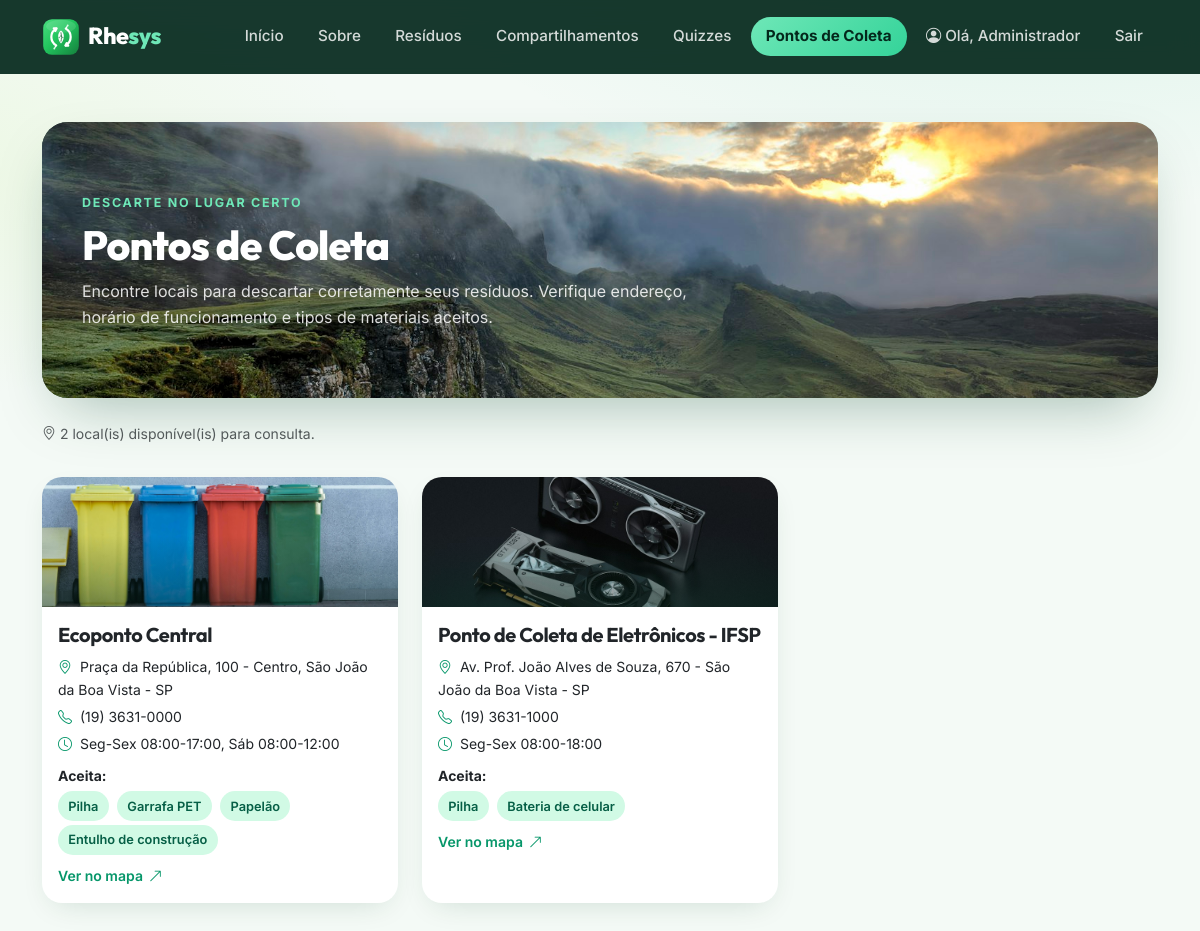
Screenshot of /pages/pontos_coleta.php (signed in) with the database file from the repository.
### tables this page shows
CREATE TABLE ponto_coleta (
    id_ponto INT AUTO_INCREMENT PRIMARY KEY,
    nome VARCHAR(150) NOT NULL,
    endereco VARCHAR(255),
    latitude DECIMAL(10, 7),
    longitude DECIMAL(10, 7),
    telefone VARCHAR(20),
    horario_funcionamento VARCHAR(150)
);

### pages/pontos_coleta.php (the view, shortened to what this page needs)
<?php
require_once __DIR__ . '/../config/conexao.php';
require __DIR__ . '/../includes/header.php';
function foto_ponto($nome) {
    $n = mb_strtolower((string) $nome, 'UTF-8');
    if (mb_strpos($n, 'eletr') !== false) {
        return BASE_URL . 'img/fotos/eletronicos.jpg';
    }
    return BASE_URL . 'img/fotos/coleta.jpg';
}
$sql = "SELECT p.*, GROUP_CONCAT(r.nome SEPARATOR ', ') AS residuos_aceitos
        FROM ponto_coleta p
        LEFT JOIN residuo_ponto_coleta rpc ON p.id_ponto = rpc.id_ponto
        LEFT JOIN residuo r ON rpc.id_residuo = r.id_residuo
        GROUP BY p.id_ponto
        ORDER BY p.nome";
$stmt = $pdo->query($sql);
$pontos = $stmt->fetchAll();
?>
<section class="band reveal">
    <img class="band-bg" src="<?php echo BASE_URL; ?>img/fotos/montanhas.jpg" alt="Paisagem verde de montanhas ao amanhecer">
    <span class="crumb">Descarte no lugar certo</span>
    <h1 class="mt-2">Pontos de Coleta</h1>
    <p class="mt-2">
        Encontre locais para descartar corretamente seus resíduos. Verifique endereço,
        horário de funcionamento e tipos de materiais aceitos.
    </p>
</section>
<?php if (count($pontos) === 0): ?>
    <div class="alert alert-info mt-4">Nenhum ponto de coleta cadastrado no momento.</div>
<?php else: ?>
    <p class="text-muted small mt-4 mb-0">
        <i class="bi bi-geo-alt"></i>
        <?php echo count($pontos); ?> local(is) disponível(is) para consulta.
    </p>
    <div class="row g-4 mt-2 reveal">
        <?php foreach ($pontos as $ponto): ?>
            <div class="col-md-6 col-lg-4">
                <div class="card card-residuo point-card">
                    <div class="photo">
                        <img src="<?php echo foto_ponto($ponto['nome']); ?>" alt="Foto ilustrativa do ponto de coleta">
                    </div>
                    <div class="card-body">
                        <h5 class="card-title"><?php echo htmlspecialchars($ponto['nome']); ?></h5>
                        <?php if ($ponto['endereco']): ?>
                            <p class="small mb-1">
                                <i class="bi bi-geo-alt me-1" style="color: var(--rhe-600);"></i>
                                <?php echo htmlspecialchars($ponto['endereco']); ?>
                            </p>
                        <?php endif; ?>
                        <?php if ($ponto['telefone']): ?>
                            <p class="small mb-1">
                                <i class="bi bi-telephone me-1" style="color: var(--rhe-600);"></i>
                                <?php echo htmlspecialchars($ponto['telefone']); ?>
                            </p>
                        <?php endif; ?>
                        <?php if ($ponto['horario_funcionamento']): ?>
                            <p class="small mb-2">
                                <i class="bi bi-clock me-1" style="color: var(--rhe-600);"></i>
                                <?php echo htmlspecialchars($ponto['horario_funcionamento']); ?>
                            </p>
                        <?php endif; ?>
                        <?php if ($ponto['residuos_aceitos']): ?>
                            <div class="mb-2">
                                <strong class="small">Aceita:</strong><br>
                                <?php foreach (explode(', ', $ponto['residuos_aceitos']) as $res_nome): ?>
                                    <span class="badge-soft me-1 mt-1" style="font-size: .8rem;"><?php echo htmlspecialchars($res_nome); ?></span>
                                <?php endforeach; ?>
                            </div>
                        <?php endif; ?>
                        <?php if ($ponto['latitude'] && $ponto['longitude']): ?>
                            <a href="https://www.openstreetmap.org/?mlat=<?php echo $ponto['latitude']; ?>&mlon=<?php echo $ponto['longitude']; ?>&zoom=18"
                               target="_blank" class="link-arrow small">
                                Ver no mapa <i class="bi bi-arrow-up-right"></i>
                            </a>
                        <?php endif; ?>
                    </div>
                </div>
            </div>
        <?php endforeach; ?>
    </div>
<?php endif; ?>
<?php require __DIR__ . '/../includes/footer.php'; ?>

### css/style.css (style rules this page uses)
:root { --rhe-50: #ecfdf5; --rhe-100: #d1fae5; --rhe-200: #a7f3d0; --rhe-300: #6ee7b7; --rhe-400: #34d399; --rhe-500: #10b981; --rhe-600: #059669; --rhe-700: #047857; --rhe-800: #065f46; --rhe-900: #064e3b; --rhe-950: #04281c; --rhe-ink: #0d2b1e; --rhe-lime: #a3e635; --rhe-bg: #f4faf6; --rhe-radius: 1.25rem; --rhe-shadow: 0 10px 30px -12px rgba(4, 66, 41, .18); --rhe-shadow-lg: 0 24px 60px -20px rgba(4, 66, 41, .35); }
* { -webkit-tap-highlight-color: transparent; }
html { scroll-behavior: smooth; }
body { font-family: 'Inter', system-ui, -apple-system, 'Segoe UI', sans-serif; background: radial-gradient(1100px 480px at 88% -8%, rgba(16, 185, 129, .10), transparent 60%), radial-gradient(900px 420px at -10% 18%, rgba(163, 230, 53, .10), transparent 55%), var(--rhe-bg); color: #20302a; display: flex; flex-direction: column; min-height: 100vh; -webkit-font-smoothing: antialiased; }
h1, h2, h3, h4, h5, h6 { font-family: 'Outfit', 'Inter', sans-serif; font-weight: 700; letter-spacing: -.02em; color: var(--rhe-ink); }
p { line-height: 1.65; }
a { color: var(--rhe-600); }
.link-arrow { color: var(--rhe-600); font-weight: 600; text-decoration: none; display: inline-flex; align-items: center; gap: .35rem; }
.link-arrow .bi { transition: transform .2s ease; }
.band { position: relative; border-radius: 1.6rem; overflow: hidden; padding: 4.2rem 2.5rem; color: #fff; box-shadow: var(--rhe-shadow-lg); }
.band img.band-bg { position: absolute; inset: 0; width: 100%; height: 100%; object-fit: cover; }
.band::after { content: ''; position: absolute; inset: 0; background: linear-gradient(100deg, rgba(4, 40, 28, .88) 15%, rgba(5, 102, 61, .55) 60%, rgba(6, 78, 59, .35)); }
.band > * { position: relative; z-index: 2; }
.band h1 { color: #fff; font-size: clamp(1.9rem, 3.4vw, 2.7rem); font-weight: 800; margin-bottom: 0; }
.band p { color: rgba(255, 255, 255, .85); max-width: 40rem; margin-bottom: 0; }
.band .crumb { color: var(--rhe-300); font-weight: 700; font-size: .78rem; letter-spacing: .14em; text-transform: uppercase; }
.card-residuo { height: 100%; border: none; border-radius: var(--rhe-radius); overflow: hidden; box-shadow: var(--rhe-shadow); background: #fff; transition: transform .22s ease, box-shadow .22s ease; }
.card-residuo .photo { height: 150px; overflow: hidden; position: relative; }
.card-residuo .photo img { width: 100%; height: 100%; object-fit: cover; transition: transform .5s ease; }
.card-residuo .photo::after { content: ''; position: absolute; inset: 0; background: linear-gradient(180deg, transparent 45%, rgba(4, 40, 28, .4)); }
.badge-soft { background: var(--rhe-100); color: var(--rhe-800); font-weight: 600; padding: .42em .8em; border-radius: 999px; display: inline-block; }
.point-card .photo { height: 130px; overflow: hidden; position: relative; }
.point-card .photo img { width: 100%; height: 100%; object-fit: cover; }
.card { border: none; border-radius: var(--rhe-radius); }
.reveal { opacity: 0; transform: translateY(18px); transition: opacity .6s ease, transform .6s ease; }
.reveal.visible { opacity: 1; transform: none; }

### rows the page displays
ponto_coleta: shows a picture, nome "Ecoponto Central", endereco "Praça da República, 100 - Centro, São João da Boa Vista - SP", telefone "(19) 3631-0000", horario_funcionamento "Seg-Sex 08:00-17:00, Sáb 08:00-12:00", res_nome "Pilha", res_nome "Garrafa PET", res_nome "Papelão", res_nome "Entulho de construção"
ponto_coleta: shows a picture, nome "Ponto de Coleta de Eletrônicos - IFSP", endereco "Av. Prof. João Alves de Souza, 670 - São João da Boa Vista - SP", telefone "(19) 3631-1000", horario_funcionamento "Seg-Sex 08:00-18:00", res_nome "Pilha", res_nome "Bateria de celular"

### other values shown
$item[0] "Início"
$item[0] "Sobre"
$item[0] "Resíduos"
$item[0] "Compartilhamentos"
$item[0] "Quizzes"
$item[0] "Pontos de Coleta"
$_SESSION['nome_usuario'] "Administrador"
count($pontos) "2"
